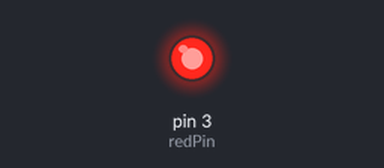
This sketch was run on a simulated Arduino Uno, built with avr-gcc and run on an emulated ATmega328P. Shown: output pins drawn as LEDs (lit = HIGH).

Above: at 0.05 s.
At 1.55 s:
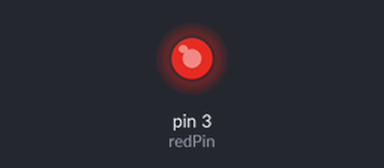
At 3.05 s:
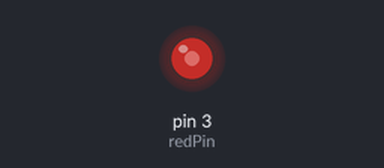
At 6.0 s:
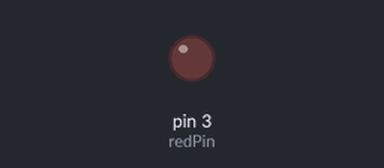
Timing chart, 0 to 7.8 s (numbered marks = the images above):
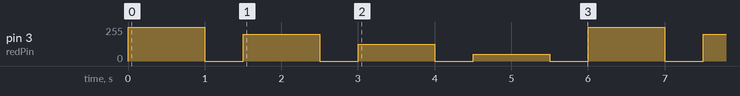

Measured:
- by itself, pin 3 (redPin): repeats every 6.0 s: 0/255 0.50 s, 200/255 1.0 s, 0/255 0.50 s, 125/255 1.0 s, 0/255 0.50 s, 50/255 1.0 s, 0/255 0.50 s, 255/255 1.0 s

The sketch:

sketch_sep27a_analogWrite_brightness.ino
```cpp
int redPin = 3;
int bright = 255;
int off = 0;
void setup() {
  // put your setup code here, to run once:
  pinMode(redPin, OUTPUT);
}

void loop() {
  // put your main code here, to run repeatedly:
  analogWrite(redPin, bright);
  delay(1000);
  analogWrite(redPin, off);
  delay(500);
  analogWrite(redPin, 200);
  delay(1000);
  analogWrite(redPin, off);
  delay(500);
    analogWrite(redPin, 125);
  delay(1000);
  analogWrite(redPin, off);
  delay(500);
    analogWrite(redPin, 50);
  delay(1000);
  analogWrite(redPin, off);
  delay(500);

}
```
